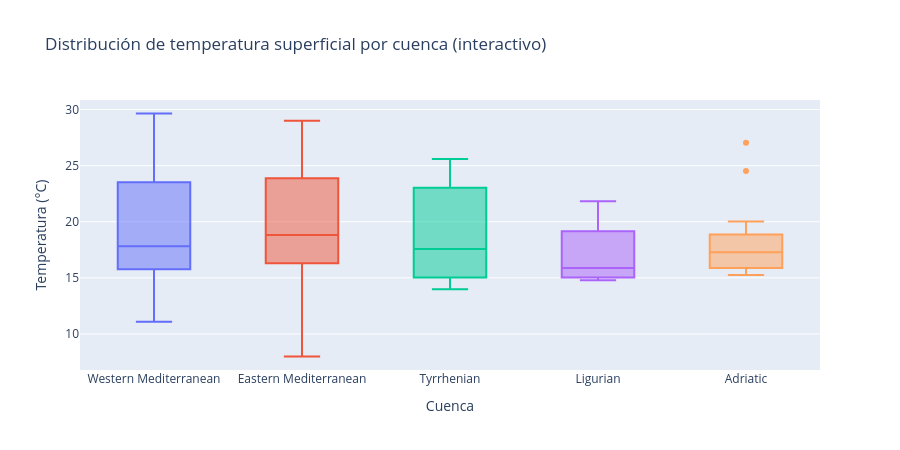

Notebook code for this chart:
### Markdown cell above
### Gráfico interactivo 4: Boxplot animado por cuenca

### Code cell
# Box plot interactivo: temperatura por cuenca, con opción de filtrar clicando en la leyenda
fig_box = px.box(
    df_clean[df_clean['depth'] <= 10],
    x='basin',
    y='temperature',
    color='basin',
    points='outliers',
    title='Distribución de temperatura superficial por cuenca (interactivo)',
    labels={'basin': 'Cuenca', 'temperature': 'Temperatura (°C)'}
)

fig_box.update_layout(height=450, showlegend=False)
fig_box.show()

### Figure 1 — Plotly figure (JSON) as saved in the notebook; plotly's stock layout.template omitted (floating-point values rounded to 4 significant figures)
{"data": [{"alignmentgroup": "True", "boxpoints": "outliers", "hovertemplate": "Cuenca=%{x}<br>Temperatura (°C)=%{y}<extra></extra>", "legendgroup": "Western Mediterranean", "marker": {"color": "#636efa"}, "name": "Western Mediterranean", "notched": false, "offsetgroup": "Western Mediterranean", "orientation": "v", "showlegend": true, "type": "box", "x": ["Western Mediterranean", "Western Mediterranean", "Western Mediterranean", "Western Mediterranean", "Western Mediterranean", "Western Mediterranean", "Western Mediterranean", "Western Mediterranean", "Western Mediterranean", "Western Mediterranean", "Western Mediterranean", "Western Mediterranean", "Western Mediterranean", "Western Mediterranean", "Western Mediterranean", "Western Mediterranean", "Western Mediterranean", "Western Mediterranean", "Western Mediterranean", "Western Mediterranean", "Western Mediterranean", "Western Mediterranean", "Western Mediterranean", "Western Mediterranean", "Western Mediterranean", "Western Mediterranean", "Western Mediterranean", "Western Mediterranean", "Western Mediterranean", "Western Mediterranean", "Western Mediterranean", "Western Mediterranean", "Western Mediterranean", "Western Mediterranean", "Western Mediterranean", "Western Mediterranean", "Western Mediterranean", "Western Mediterranean", "Western Mediterranean", "Western Mediterranean", "Western Mediterranean", "Western Mediterranean", "Western Mediterranean", "Western Mediterranean", "Western Mediterranean", "Western Mediterranean", "Western Mediterranean", "Western Mediterranean", "Western Mediterranean", "Western Mediterranean", "Western Mediterranean", "Western Mediterranean", "Western Mediterranean", "Western Mediterranean", "Western Mediterranean", "Western Mediterranean", "Western Mediterranean", "Western Mediterranean", "Western Mediterranean", "Western Mediterranean", "Western Mediterranean", "Western Mediterranean", "Western Mediterranean", "Western Mediterranean", "Western Mediterranean", "Western Mediterranean", "Western Mediterranean", "Western Mediterranean", "Western Mediterranean", "Western Mediterranean", "Western Mediterranean", "Western Mediterranean", "Western Mediterranean", "Western Mediterranean", "Western Mediterranean", "Western Mediterranean", "Western Mediterranean", "Western Mediterranean", "Western Mediterranean", "Western Mediterranean", "Western Mediterranean", "Western Mediterranean", "Western Mediterranean", "Western Mediterranean", "Western Mediterranean", "Western Mediterranean", "Western Mediterranean", "Western Mediterranean", "Western Mediterranean", "Western Mediterranean", "Western Mediterranean", "Western Mediterranean", "Western Mediterranean", "Western Mediterranean", "Western Mediterranean", "Western Mediterranean", "Western Mediterranean", "Western Mediterranean", "Western Mediterranean", "Western Mediterranean", "Western Mediterranean", "Western Mediterranean", "Western Mediterranean", "Western Mediterranean", "Western Mediterranean", "Western Mediterranean", "Western Mediterranean", "Western Mediterranean", "Western Mediterranean", "Western Mediterranean", "Western Mediterranean", "Western Mediterranean", "Western Mediterranean", "Western Mediterranean", "Western Mediterranean"], "x0": " ", "xaxis": "x", "y": [16.88, 16.15, 15.69, 15.3, 15.51, 14.15, 17.23, 16.01, 15.31, 15.59, 16.15, 16.44, 17.52, 16.89, 25.21, 26.09, 22.02, 24.61, 27.96, 25.63, 29.49, 28.09, 26.82, 28.31, 20.79, 26.26, 16.48, 17.99, 14.24, 16.29, 15.15, 11.78, 14.12, 16.42, 13.41, 14.67, 14.94, 13.95, 15.28, 15.4, 15.01, 12.75, 19.37, 19.44, 20.43, 19.56, 20.72, 21.34, 23.78, 24.55, 25.25, 26.42, 20.15, 28.1, 27.75, 21.44, 26.61, 27.09, 25.08, 17.67, 17.55, 16.26, 18.41, 17.82, 17.09, 13.97, 13.36, 11.09, 16.39, 14.49, 16.61, 17.45, 17.45, 16.66, 13.37, 17.98, 14.14, 17.83, 17.7, 17.25, 18.15, 16.73, 17.54, 16.49, 16.95, 15.66, 18.46, 17.84, 19.73, 22.21, 29.65, 22.73, 24.27, 27.46, 27.14, 18.9, 25.96, 19.87, 21.3, 25.63, 19.29, 24.19, 24.43, 19.21, 24.52, 23.96, 20.41, 21.72, 16.03, 18.39, 15.46, 14.94, 16.73, 12.72, 15.6], "y0": " ", "yaxis": "y"}, {"alignmentgroup": "True", "boxpoints": "outliers", "hovertemplate": "Cuenca=%{x}<br>Temperatura (°C)=%{y}<extra></extra>", "legendgroup": "Eastern Mediterranean", "marker": {"color": "#EF553B"}, "name": "Eastern Mediterranean", "notched": false, "offsetgroup": "Eastern Mediterranean", "orientation": "v", "showlegend": true, "type": "box", "x": ["Eastern Mediterranean", "Eastern Mediterranean", "Eastern Mediterranean", "Eastern Mediterranean", "Eastern Mediterranean", "Eastern Mediterranean", "Eastern Mediterranean", "Eastern Mediterranean", "Eastern Mediterranean", "Eastern Mediterranean", "Eastern Mediterranean", "Eastern Mediterranean", "Eastern Mediterranean", "Eastern Mediterranean", "Eastern Mediterranean", "Eastern Mediterranean", "Eastern Mediterranean", "Eastern Mediterranean", "Eastern Mediterranean", "Eastern Mediterranean", "Eastern Mediterranean", "Eastern Mediterranean", "Eastern Mediterranean", "Eastern Mediterranean", "Eastern Mediterranean", "Eastern Mediterranean", "Eastern Mediterranean", "Eastern Mediterranean", "Eastern Mediterranean", "Eastern Mediterranean", "Eastern Mediterranean", "Eastern Mediterranean", "Eastern Mediterranean", "Eastern Mediterranean", "Eastern Mediterranean", "Eastern Mediterranean", "Eastern Mediterranean", "Eastern Mediterranean", "Eastern Mediterranean", "Eastern Mediterranean", "Eastern Mediterranean", "Eastern Mediterranean", "Eastern Mediterranean", "Eastern Mediterranean", "Eastern Mediterranean", "Eastern Mediterranean", "Eastern Mediterranean", "Eastern Mediterranean", "Eastern Mediterranean", "Eastern Mediterranean", "Eastern Mediterranean", "Eastern Mediterranean", "Eastern Mediterranean", "Eastern Mediterranean", "Eastern Mediterranean", "Eastern Mediterranean", "Eastern Mediterranean", "Eastern Mediterranean", "Eastern Mediterranean"], "x0": " ", "xaxis": "x", "y": [18.65, 18.82, 17.19, 16.85, 17.45, 8.832, 8.537, 9.046, 9.366, 17.41, 10.07, 17.74, 19.85, 20.99, 20.12, 26.77, 26.85, 25.97, 25.61, 20.31, 23.69, 22.64, 23.65, 16.37, 18.12, 17.39, 16.72, 16.44, 9.419, 7.991, 16.22, 8.12, 19.21, 19.12, 11.92, 24.49, 25.57, 28.34, 24.86, 27.07, 26.68, 24.04, 15.02, 19.45, 15.86, 19.29, 19.24, 16.81, 18.23, 8.671, 16.29, 15.14, 25.0, 23.45, 23.94, 25.09, 29.01, 23.48, 18.71], "y0": " ", "yaxis": "y"}, {"alignmentgroup": "True", "boxpoints": "outliers", "hovertemplate": "Cuenca=%{x}<br>Temperatura (°C)=%{y}<extra></extra>", "legendgroup": "Tyrrhenian", "marker": {"color": "#00cc96"}, "name": "Tyrrhenian", "notched": false, "offsetgroup": "Tyrrhenian", "orientation": "v", "showlegend": true, "type": "box", "x": ["Tyrrhenian", "Tyrrhenian", "Tyrrhenian", "Tyrrhenian", "Tyrrhenian", "Tyrrhenian", "Tyrrhenian", "Tyrrhenian", "Tyrrhenian", "Tyrrhenian", "Tyrrhenian"], "x0": " ", "xaxis": "x", "y": [15.01, 14.62, 15.13, 23.88, 25.59, 23.73, 19.63, 15.52, 13.98, 20.91, 17.56], "y0": " ", "yaxis": "y"}, {"alignmentgroup": "True", "boxpoints": "outliers", "hovertemplate": "Cuenca=%{x}<br>Temperatura (°C)=%{y}<extra></extra>", "legendgroup": "Ligurian", "marker": {"color": "#ab63fa"}, "name": "Ligurian", "notched": false, "offsetgroup": "Ligurian", "orientation": "v", "showlegend": true, "type": "box", "x": ["Ligurian", "Ligurian", "Ligurian", "Ligurian"], "x0": " ", "xaxis": "x", "y": [21.84, 15.29, 16.46, 14.78], "y0": " ", "yaxis": "y"}, {"alignmentgroup": "True", "boxpoints": "outliers", "hovertemplate": "Cuenca=%{x}<br>Temperatura (°C)=%{y}<extra></extra>", "legendgroup": "Adriatic", "marker": {"color": "#FFA15A"}, "name": "Adriatic", "notched": false, "offsetgroup": "Adriatic", "orientation": "v", "showlegend": true, "type": "box", "x": ["Adriatic", "Adriatic", "Adriatic", "Adriatic", "Adriatic", "Adriatic", "Adriatic", "Adriatic", "Adriatic", "Adriatic", "Adriatic", "Adriatic"], "x0": " ", "xaxis": "x", "y": [17.24, 17.72, 27.04, 15.71, 17.33, 15.93, 16.14, 20.02, 24.52, 17.5, 15.85, 15.25], "y0": " ", "yaxis": "y"}], "layout": {"boxmode": "overlay", "height": 450, "legend": {"title": {"text": "Cuenca"}, "tracegroupgap": 0}, "showlegend": false, "title": {"text": "Distribución de temperatura superficial por cuenca (interactivo)"}, "xaxis": {"anchor": "y", "categoryarray": ["Western Mediterranean", "Eastern Mediterranean", "Tyrrhenian", "Ligurian", "Adriatic"], "categoryorder": "array", "domain": [0, 1], "title": {"text": "Cuenca"}}, "yaxis": {"anchor": "x", "domain": [0, 1], "title": {"text": "Temperatura (°C)"}}}}
